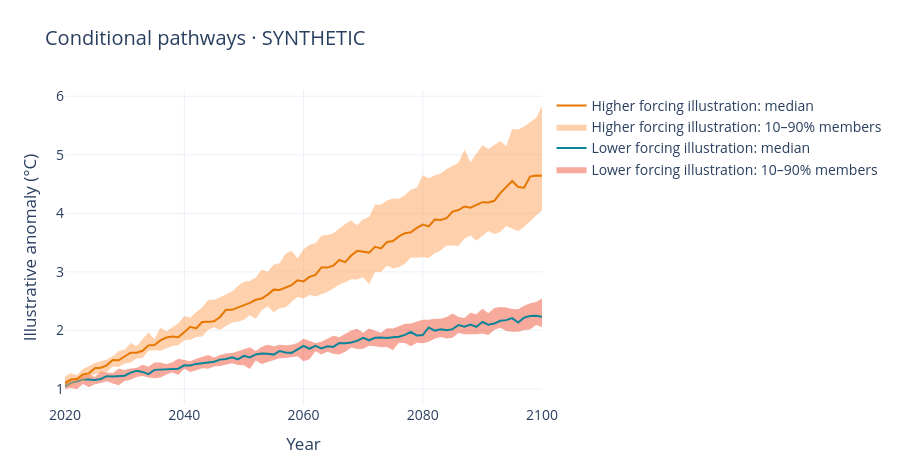

The code cell stored with this chart in its notebook:
### Markdown cell above
## Inspect the ensemble rather than only its average

### Code cell
rng = np.random.default_rng(11)
years = np.arange(2020, 2101)
ensembles = {}
fig = go.Figure()
for label, rate, color in [("Lower forcing illustration", 0.014, COLORS[0]), ("Higher forcing illustration", 0.045, COLORS[1])]:
    members = 1.1 + (years-2020)[None, :]*rng.normal(rate, rate*0.18, (20, 1)) + rng.normal(0, 0.08, (20, len(years)))
    ensembles[label] = members
    lo, med, hi = np.quantile(members, [0.1, 0.5, 0.9], axis=0)
    fig.add_scatter(x=years, y=lo, line=dict(width=0), showlegend=False, hoverinfo="skip")
    fig.add_scatter(x=years, y=hi, fill="tonexty", line=dict(width=0), opacity=0.2, name=f"{label}: 10–90% members")
    fig.add_scatter(x=years, y=med, line=dict(color=color), name=f"{label}: median")
fig.update_layout(title="Conditional pathways · SYNTHETIC", xaxis_title="Year", yaxis_title="Illustrative anomaly (°C)")
show(fig)
